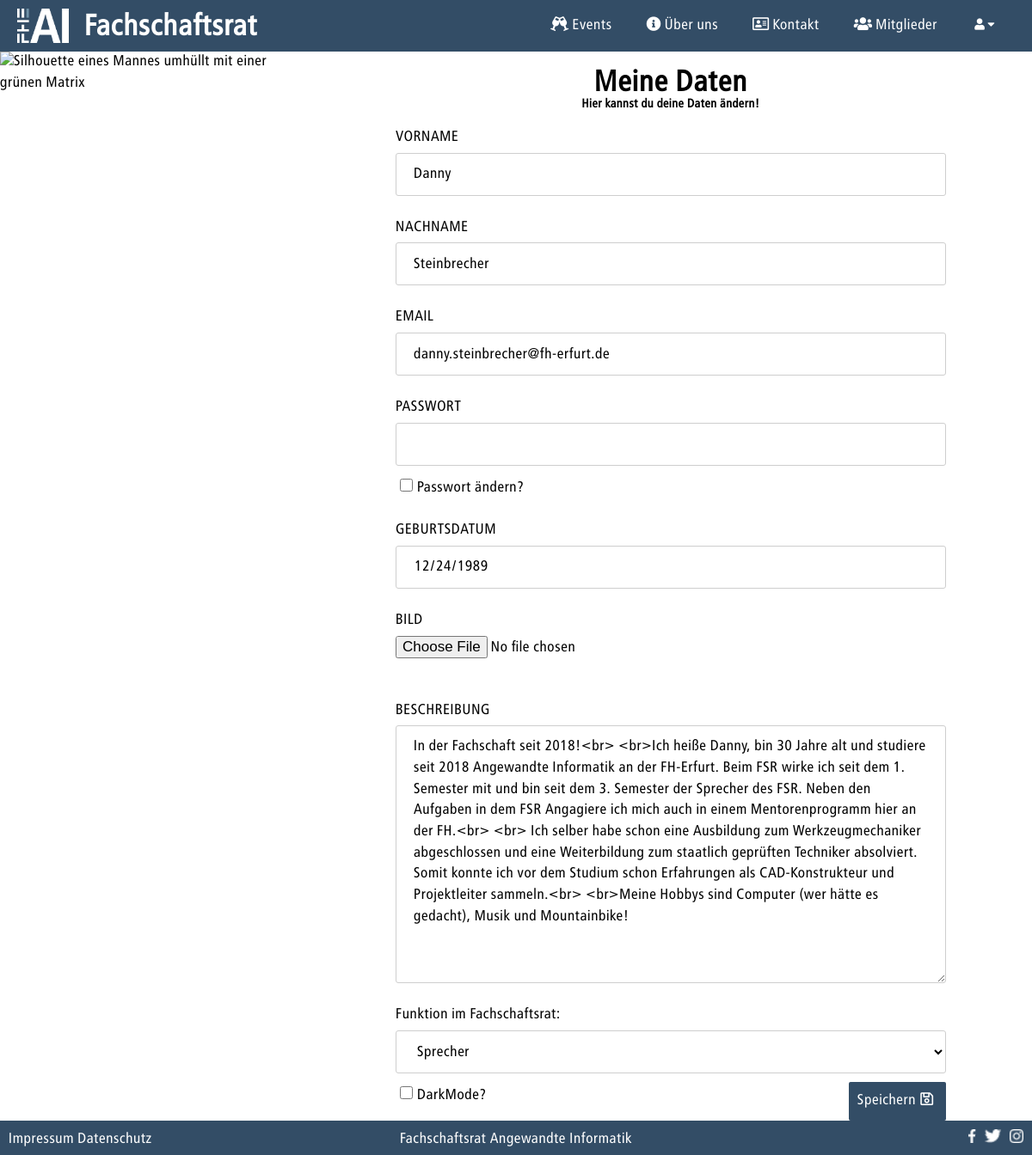
Page /index.php/?c=user&a=profil (signed in) on the committed database.
### tables this page shows
CREATE TABLE IF NOT EXISTS `USER` (
  `ID` INT NOT NULL AUTO_INCREMENT,
  `CREATED_AT` TIMESTAMP NOT NULL DEFAULT CURRENT_TIMESTAMP,
  `UPDATED_AT` TIMESTAMP NULL DEFAULT NULL ON UPDATE CURRENT_TIMESTAMP,
  `FIRSTNAME` VARCHAR(21) NOT NULL,
  `LASTNAME` VARCHAR(24) NOT NULL,
  `DATE_OF_BIRTH` DATE NOT NULL,
  `DESCRIPTION` TEXT NULL,
  `PICTURE` VARCHAR(28) NULL,
  `EMAIL` VARCHAR(62) NOT NULL,
  `PASSWORD` VARCHAR(60) NOT NULL,
  `ROLE_ID` INT NOT NULL,
  PRIMARY KEY (`ID`),
  INDEX `fk_USER_ROLE1_idx` (`ROLE_ID` ASC),
  UNIQUE INDEX `EMAIL_UNIQUE` (`EMAIL` ASC),
  CONSTRAINT `fk_USER_ROLE1`
    FOREIGN KEY (`ROLE_ID`)
    REFERENCES `ROLE` (`ID`)
    ON DELETE NO ACTION
    ON UPDATE NO ACTION);

### models/user.class.php (called while the page is built, shortened)
<?php
class User extends BaseModel
{
    public static function findUserBySessionUserID(){
        if(isset($_SESSION['loggedIn']) && $_SESSION['loggedIn'] == true) {
            $where = 'ID = ' . $_SESSION['userId'];
            return self::findOne($where);
        }else{
            return null;
        }
    }
    public static function checkUserPermissionForPage($roleIdWithPermission){
        $user = User::findUserBySessionUserID();
        if($user  != null) {
            if (is_array($roleIdWithPermission)) {
                foreach ($roleIdWithPermission as $index) {
                    if ($user['ROLE_ID'] == $index) {
                        return true;
                    }
                }
            } else {
                if ($user['ROLE_ID'] == $roleIdWithPermission) {
                    return true;
                }
            }
        }
        return false;
    }
    public static function generateUserProfilInformations(){
        if(isset($_GET['userId'])){
            $accessUser = role::ADMIN;
            $where = 'ID = ' . $_GET['userId'];
            $user = User::findOne($where);
            $userRole = role::ADMIN;
            $userInformation = '&userId='.$_GET['userId'];
            $title = 'Nutzer Ändern';
            $colorModeChecked = '';
            $action = 'userManagement';
            $pageTopic = self::getFullName($user['FIRSTNAME'], $user['LASTNAME']);
            $pageSubTopic = '';
        }else{
            $accessUser = [role::ADMIN, role::MEMBER, role::USER];
            $where = 'ID = ' . $_SESSION['userId'];
            $user = User::findOne($where);
            $userRole = $user['ROLE_ID'];
            $userInformation = '';
            $title = 'Profil';
            $pageTopic = 'Meine Daten';
            $pageSubTopic = 'Hier kannst du deine Daten ändern!';
            if (isset($_COOKIE['colorMode']) && $_COOKIE['colorMode'] == true) {
                $colorModeChecked = 'checked';
            }else{
                $colorModeChecked = '';
            }
            $action = 'profil';
        }
        $errorMessage = '';
        $actualMemberHistory = MemberHistory::generateActualMemberHistory($user['ID']);
        if ($actualMemberHistory != ''){
            $userFunction = $actualMemberHistory['FUNCTION_FSR_ID'];
        }else{
            $userFunction = 0;
        }
        $allRoles = Role::find();
        $allFunctions = Function_FSR::find();
        return $paramsInformations = [
            'userProfil'        => $user,
            'accessUser'        => $accessUser,
            'userRole'          => $userRole,
            'userInformation'   => $userInformation,
            'title'             => $title,
            'colorModeChecked'  => $colorModeChecked,
            'errorMessage'      => $errorMessage,
            'userFunction'      => $userFunction,
            'allRoles'          => $allRoles,
            'allFunctions'      => $allFunctions,
            'pageTopic'         => $pageTopic,
            'pageSubTopic'      => $pageSubTopic,
            'action'            => $action
        ];
    }
}

### models/baseModel.class.php (called while the page is built, shortened)
<?php
abstract class BaseModel{
    public static function tablename(){
        $class = get_called_class();
        if(defined($class.'::TABLENAME')) {
            return $class::TABLENAME;
        }
        return null;
    }
    public static function find($where = '', $viewName = null, $orderBy = ''){
        $db  = $GLOBALS['db'];
        $result = null;
        try {
            if(!$viewName) {
               $viewName = self::tablename();
            }
            $sql = 'SELECT * FROM ' . $viewName;
            $sql .= ' '.$orderBy;
            $result = $db->query($sql)->fetchAll();
        }
        catch(PDOException $e) {
            $message = 'Select statment failed: ' . $e->getMessage();
            error_to_logFile($message);
            die($message);
        }
        return $result;
    }
    public static function findOne($where = ''){
        $db  = $GLOBALS['db'];
        $result = null;
        try{
            $sql = 'SELECT * FROM ' . self::tablename();
            if(!empty($where)){
                $sql .= ' WHERE ' . $where .  ';';
            }
            $result = $db->query($sql)->fetch();
        }
        catch(PDOException $e){
            $message = 'Select statment failed: ' . $e->getMessage();
            error_to_logFile($message);
            die($message);
        }
        return $result;
    }
}

### controller/user_controller.php (called while the page is built, shortened)
<?php
class UserController extends Controller{
    public function actionProfil(){
        $userProfilInformations = User::generateUserProfilInformations();
        User::checkUserPermissionForPage($userProfilInformations['accessUser']);
    }
}

### models/memberHistory.class.php (called while the page is built, shortened)
<?php
class MemberHistory extends BaseModel{
    public static function generateActualMemberHistory($userID){
        return self::findOne('MEMBER_ID = '. $userID . ' and END_DATE is null');
    }
}

### views/user/profil.php (the view, shortened to what this page needs)
<div class="SitePicture" id="fadeInImg">
    <img class="center" src="<?=PAGE_IMAGE_PATH.'matrix.jpg'?>" alt = "Silhouette  eines Mannes umhüllt mit einer grünen Matrix">
</div>
<div class="Content" id="fadeIn">
    <form autocomplete= "off" action="?c=user&a=profil<?=$userInformation?>" method="post" id="formProfil" enctype="multipart/form-data" >
        <h1><?=$pageTopic?></h1>
        <h5><?=$pageSubTopic?></h5>
        <div class="input">
            <label for="firstnameProfil">VORNAME </label>
            <input type = "text" id="firstnameProfil" name="firstnameProfil"
               value = "<?=isset($_POST['firstnameProfil']) ? htmlspecialchars($_POST['firstnameProfil']) : htmlspecialchars($userProfil['FIRSTNAME'])?>">
        </div>
        <div class="input">
            <label for="lastnameProfil">NACHNAME </label>
            <input type = "text" id="lastnameProfil" name="lastnameProfil"
               value = "<?=isset($_POST['lastnameProfil']) ? htmlspecialchars($_POST['lastnameProfil']) : htmlspecialchars($userProfil['LASTNAME'])?>">
        </div>
        <div class="input">
            <label for="emailProfil">EMAIL </label>
            <input type = "email" id="emailProfil" name="emailProfil"
               value = "<?=isset($_POST['emailProfil']) ? htmlspecialchars($_POST['emailProfil']) : htmlspecialchars($userProfil['EMAIL'])?>">
        </div>
        <? if($userProfil['ID'] === $_SESSION['userId']){?>
        <div class="input">
            <label for="passwordProfil">PASSWORT </label>
            <input type = "password" id="passwordProfil" name="passwordProfil">
        </div>
        <div class="checkBox">
            <input type="checkbox" name="changePasswordCheckbox" id="changePasswordCheckbox">
            <label for="changePasswordCheckbox">Passwort ändern? </label>
        </div>
        <? } ?>
        <div class="input">
            <label for="dateOfBirthProfil">GEBURTSDATUM </label>
            <input type = "date" id="dateOfBirthProfil" name="dateOfBirthProfil"
               value = "<?=isset($_POST['dateOfBirthProfil']) ? htmlspecialchars($_POST['dateOfBirthProfil']) : htmlspecialchars($userProfil['DATE_OF_BIRTH'])?>">
        </div>
        <? if($userRole == role::ADMIN ||  $userRole == role::MEMBER){ ?>
        <div class="input">
            <label for="pictureProfil">BILD </label>
            <input type = "file"  accept=".jpg, .jpeg, .png" id="pictureProfil" name="pictureProfil">
        </div>
        <div class="input">
            <label for="descriptionProfil">BESCHREIBUNG  </label>
            <textarea name="descriptionProfil" id="descriptionProfil" cols="44" rows="5"><?=isset($_POST['descriptionProfil']) ? htmlspecialchars($_POST['descriptionProfil']) : htmlspecialchars($userProfil['DESCRIPTION'])?></textarea>
        </div>
        <? } ?>
        <? if($userRole == role::ADMIN){?>
            <div class="input">
                <label for="functionFSRProfil">Funktion im Fachschaftsrat:</label><br>
                <select name="functionFSRProfil" id="functionFSRProfil">
                    <? foreach ($allFunctions as $function) { ?>
                    <option value= <?=$function['ID']?> <?=($userFunction === $function['ID']) ? 'selected' : ''?> ><?=$function['NAME']?></option>
                    <? } ?>
                </select>
            </div>
        <? } ?>
        <? if($userProfil['ID'] === $_SESSION['userId']){?>
        <div class="checkBox">
            <input type="checkbox" name="colorCheckbox" id="colorCheckbox" <?=$colorModeChecked?> >
            <label for="colorCheckbox">DarkMode? </label>
        </div>
        <? } ?>
        <button type="submit" name="submitProfil" id="submitProfil">Speichern<i class="far fa-save" aria-hidden="true"></i></button>
    </form>
</div>

### rows in the picture
user: firstnameProfil "Danny", lastnameProfil "Steinbrecher", emailProfil "danny.steinbrecher@fh-erfurt.de", dateOfBirthProfil "12/24/1989", descriptionProfil "In der Fachschaft seit 2018!<br> <br>Ich heiße Danny, bin 30 Jahre alt und studiere seit 2018 Angewandte Informatik an der FH-Erfurt. Beim FSR wirke ich seit dem 1. Semester mit und bin seit dem 3. Semester der Sprecher des FSR. Neben den Aufgaben in dem FSR Angagiere ich mich auch in einem Mentorenprogramm hier an der FH.<br> <br> Ich selber habe schon eine Ausbildung zum Werkzeugmechaniker abgeschlossen und eine Weiterbildung zum staatlich geprüften Techniker absolviert. Somit konnte ich vor dem Studium schon Erfahrungen als CAD-Konstrukteur und Projektleiter sammeln.<br> <br>Meine Hobbys sind Computer (wer hätte es gedacht), Musik und Mountainbike!"

### other values in the picture
$pageTopic "Meine Daten"
$pageSubTopic "Hier kannst du deine Daten ändern!"
form field functionFSRProfil "Sprecher"
